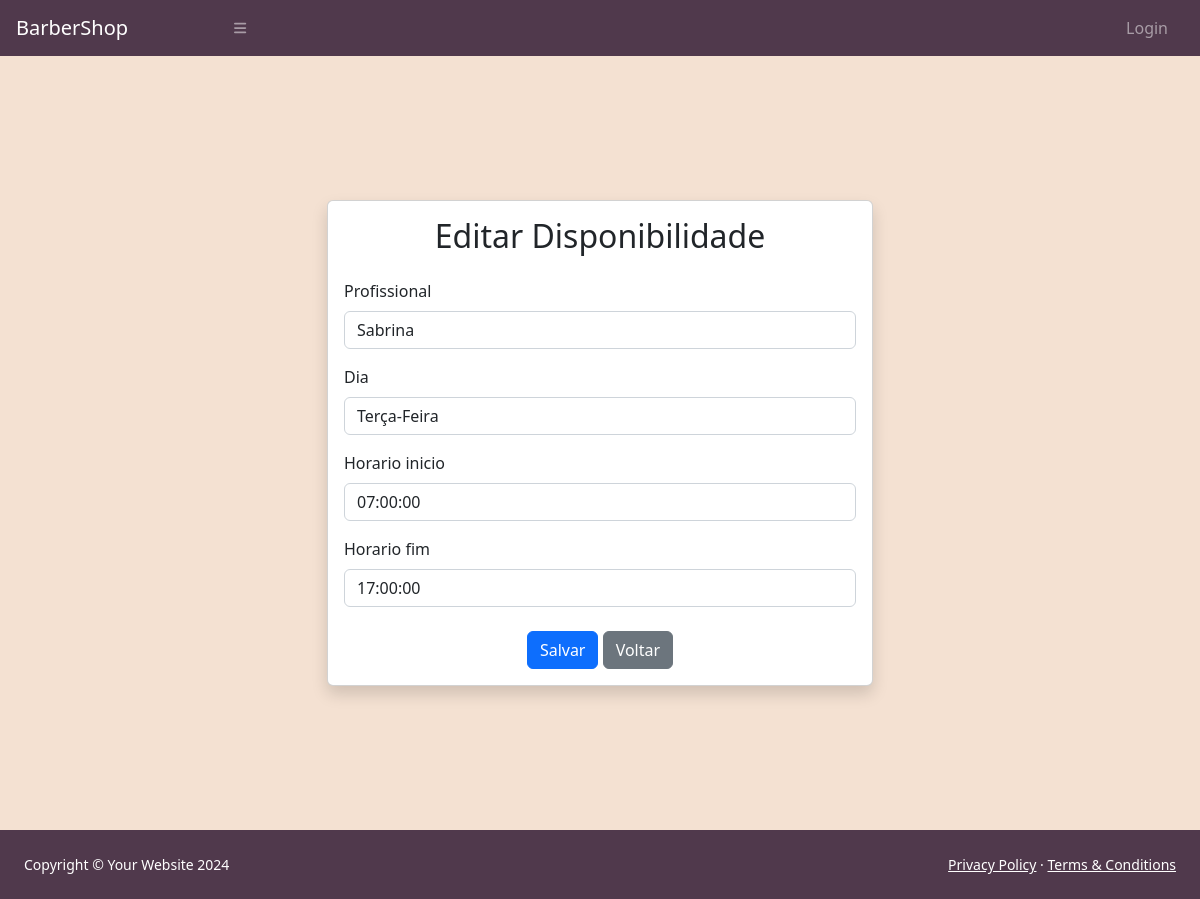
The page /horario/editar/disponibilidade/1 on the database its author committed.
### horario/models.py (models this page shows)
class Disponibilidade(models.Model):
    DIA_CHOICES = (
        ('Segunda', 'Segunda-Feira'),
        ('Terça', 'Terça-Feira'),
        ('Quarta', 'Quarta-Feira'),
        ('Quinta', 'Quinta-Feira'),
        ('Sexta', 'Sexta-Feira'),
    )
    profissional = models.ForeignKey(settings.AUTH_USER_MODEL, on_delete=models.CASCADE)
    dia = models.CharField(max_length=20, choices=DIA_CHOICES)
    horario_inicio = models.TimeField(default=time())
    horario_fim = models.TimeField(default=time())

### horario/views.py (the view)
# urls.py: path('editar/disponibilidade/<int:dispo_id>', editar_disponibilidade, name="editar_disponibilidade"),
def editar_disponibilidade(request, dispo_id):
    profissional_group = Group.objects.get(name='Profissional')
    profissionais = profissional_group.user_set.all()
    disponibilidade = get_object_or_404(Disponibilidade, pk=dispo_id)
    if request.method == 'POST':
        form = AddDisponibilidade(request.POST, instance=disponibilidade)
        if form.is_valid():
            form.save()
            return redirect('add_disponibilidade')
    else:
        form = AddDisponibilidade(instance=disponibilidade)
    context ={
        "form": form,
        "profissionais":profissionais
    }
    return render(request, "assets/static/crud_disponibilidade/editar.html", context)

### horario/forms.py
class AddDisponibilidade(forms.ModelForm):
    widgets = {
        'profissional': forms.Select(attrs={'class': 'form-control'}),
        'dia': forms.Select(attrs={'class': 'form-control'}),
        'horario_inicio': forms.TimeInput(attrs={'class': 'form-control'}),
        'horario_fim': forms.TimeInput(attrs={'class': 'form-control'}),
    }
    class Meta:
        model = Disponibilidade
        fields = ['profissional', 'dia', 'horario_inicio', 'horario_fim',]

### templates/assets/static/crud_disponibilidade/editar.html (shortened to what this page needs)
{% extends 'assets/static/base.html' %}
{% load bootstrap4 %}
{% block content %}
<div class="container py-5">
  <div class="row justify-content-center py-5">
    <div class="col-md-6 py-5">
      <div class="card shadow ">
        <div class="card-body">
          <h2 class="text-center mb-4">Editar Disponibilidade</h2>
          <form method="post" class="text-dark">
            {% bootstrap_form form %}
            <div class="text-center mt-4">
              <button type="submit" class="btn btn-primary">Salvar</button>
              <a class="btn btn-secondary" href="{% url 'add_disponibilidade' %}">Voltar</a>
            </div>
          </form>
        </div>
      </div>
    </div>
  </div>
</div>
{% endblock %}

### templates/assets/static/crud_disponibilidade/editar.html (style rules this page uses)
body { background: #a4152d; }

### templates/assets/static/base.html (style rules this page uses)
body { background-color: #f4e1d2; }

### rows shown on the page
Disponibilidade: profissional "Sabrina", dia "Terça-Feira", horario_inicio "07:00:00", horario_fim "17:00:00"
